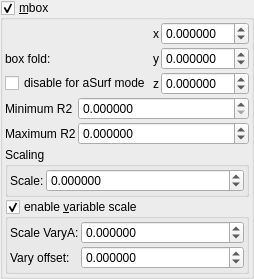
    <widget class="MyGroupBox" name="groupCheck_transf_function_enabledM">
     <property name="title">
      <string>&amp;mbox</string>
     </property>
     <property name="checkable">
      <bool>true</bool>
     </property>
     <layout class="QVBoxLayout" name="verticalLayout_16" stretch="0,0,0,0">
      <property name="spacing">
       <number>2</number>
      </property>
      <property name="leftMargin">
       <number>2</number>
      </property>
      <property name="topMargin">
       <number>2</number>
      </property>
      <property name="rightMargin">
       <number>2</number>
      </property>
      <property name="bottomMargin">
       <number>2</number>
      </property>
      <item>
       <layout class="QGridLayout" name="gridLayout_23" columnstretch="0,0,1">
        <property name="spacing">
         <number>2</number>
        </property>
        <item row="2" column="2">
         <widget class="MyDoubleSpinBox" name="spinbox3_transf_addition_constant_111_x">
          <property name="sizePolicy">
           <sizepolicy hsizetype="Minimum" vsizetype="Maximum">
            <horstretch>0</horstretch>
            <verstretch>0</verstretch>
           </sizepolicy>
          </property>
          <property name="prefix">
           <string/>
          </property>
          <property name="decimals">
           <number>6</number>
          </property>
          <property name="minimum">
           <double>-99.989999999999995</double>
          </property>
          <property name="singleStep">
           <double>0.100000000000000</double>
          </property>
         </widget>
        </item>
        <item row="4" column="1">
         <widget class="QLabel" name="label_124">
          <property name="sizePolicy">
           <sizepolicy hsizetype="Preferred" vsizetype="Preferred">
            <horstretch>0</horstretch>
            <verstretch>0</verstretch>
           </sizepolicy>
          </property>
          <property name="text">
           <string notr="true">z</string>
          </property>
          <property name="alignment">
           <set>Qt::AlignRight|Qt::AlignTrailing|Qt::AlignVCenter</set>
          </property>
         </widget>
        </item>
        <item row="4" column="2">
         <widget class="MyDoubleSpinBox" name="spinbox3_transf_addition_constant_111_z">
          <property name="sizePolicy">
           <sizepolicy hsizetype="Minimum" vsizetype="Maximum">
            <horstretch>0</horstretch>
            <verstretch>0</verstretch>
           </sizepolicy>
          </property>
          <property name="decimals">
           <number>6</number>
          </property>
          <property name="minimum">
           <double>-99.989999999999995</double>
          </property>
          <property name="maximum">
           <double>99.989999999999995</double>
          </property>
          <property name="singleStep">
           <double>0.100000000000000</double>
          </property>
         </widget>
        </item>
        <item row="3" column="2">
         <widget class="MyDoubleSpinBox" name="spinbox3_transf_addition_constant_111_y">
          <property name="sizePolicy">
           <sizepolicy hsizetype="Minimum" vsizetype="Maximum">
            <horstretch>0</horstretch>
            <verstretch>0</verstretch>
           </sizepolicy>
          </property>
          <property name="decimals">
           <number>6</number>
          </property>
          <property name="minimum">
           <double>-99.989999999999995</double>
          </property>
          <property name="maximum">
           <double>99.989999999999995</double>
          </property>
          <property name="singleStep">
           <double>0.100000000000000</double>
          </property>
         </widget>
        </item>
        <item row="3" column="1">
         <widget class="QLabel" name="label_128">
          <property name="sizePolicy">
           <sizepolicy hsizetype="Preferred" vsizetype="Preferred">
            <horstretch>0</horstretch>
            <verstretch>0</verstretch>
           </sizepolicy>
          </property>
          <property name="text">
           <string notr="true">y</string>
          </property>
          <property name="alignment">
           <set>Qt::AlignRight|Qt::AlignTrailing|Qt::AlignVCenter</set>
          </property>
         </widget>
        </item>
        <item row="2" column="1">
         <widget class="QLabel" name="label_129">
          <property name="sizePolicy">
           <sizepolicy hsizetype="Preferred" vsizetype="Preferred">
            <horstretch>0</horstretch>
            <verstretch>0</verstretch>
           </sizepolicy>
          </property>
          <property name="text">
           <string notr="true">x</string>
          </property>
          <property name="alignment">
           <set>Qt::AlignRight|Qt::AlignTrailing|Qt::AlignVCenter</set>
          </property>
         </widget>
        </item>
        <item row="3" column="0">
         <widget class="QLabel" name="label_9">
          <property name="text">
           <string>box fold:</string>
          </property>
         </widget>
        </item>
        <item row="4" column="0">
         <widget class="MyCheckBox" name="checkBox_transf_function_enabled">
          <property name="text">
           <string notr="true">disable for aSurf mode</string>
          </property>
         </widget>
        </item>
       </layout>
      </item>
      <item>
       <layout class="QGridLayout" name="gridLayout_33" columnstretch="0,1">
        <property name="spacing">
         <number>2</number>
        </property>
        <item row="1" column="0">
         <widget class="QLabel" name="label_168">
          <property name="text">
           <string>Minimum R2</string>
          </property>
         </widget>
        </item>
        <item row="1" column="1">
         <widget class="MyDoubleSpinBox" name="spinbox_transf_minR2_p25">
          <property name="sizePolicy">
           <sizepolicy hsizetype="Minimum" vsizetype="Maximum">
            <horstretch>0</horstretch>
            <verstretch>0</verstretch>
           </sizepolicy>
          </property>
          <property name="prefix">
           <string/>
          </property>
          <property name="suffix">
           <string/>
          </property>
          <property name="decimals">
           <number>6</number>
          </property>
          <property name="minimum">
           <double>0.000000000000000</double>
          </property>
          <property name="maximum">
           <double>99.989999999999995</double>
          </property>
          <property name="singleStep">
           <double>0.100000000000000</double>
          </property>
         </widget>
        </item>
        <item row="2" column="0">
         <widget class="QLabel" name="label_167">
          <property name="text">
           <string>Maximum R2</string>
          </property>
         </widget>
        </item>
        <item row="2" column="1">
         <widget class="MyDoubleSpinBox" name="spinbox_transf_maxR2_1">
          <property name="sizePolicy">
           <sizepolicy hsizetype="Minimum" vsizetype="Maximum">
            <horstretch>0</horstretch>
            <verstretch>0</verstretch>
           </sizepolicy>
          </property>
          <property name="prefix">
           <string/>
          </property>
          <property name="suffix">
           <string/>
          </property>
          <property name="decimals">
           <number>6</number>
          </property>
          <property name="minimum">
           <double>-99.989999999999995</double>
          </property>
          <property name="maximum">
           <double>99.989999999999995</double>
          </property>
          <property name="singleStep">
           <double>0.100000000000000</double>
          </property>
         </widget>
        </item>
       </layout>
      </item>
      <item>
       <widget class="QGroupBox" name="groupBox_9">
        <property name="title">
         <string>Scaling</string>
        </property>
        <layout class="QVBoxLayout" name="verticalLayout_13" stretch="0">
         <property name="spacing">
          <number>2</number>
         </property>
         <property name="leftMargin">
          <number>2</number>
         </property>
         <property name="topMargin">
          <number>2</number>
         </property>
         <property name="rightMargin">
          <number>2</number>
         </property>
         <property name="bottomMargin">
          <number>2</number>
         </property>
         <item>
          <layout class="QHBoxLayout" name="horizontalLayout_3" stretch="0,1">
           <property name="topMargin">
            <number>0</number>
           </property>
           <item>
            <widget class="QLabel" name="label_8">
             <property name="text">
              <string>Scale:</string>
             </property>
            </widget>
           </item>
           <item>
            <widget class="MyDoubleSpinBox" name="spinbox_transf_scale_2">
             <property name="sizePolicy">
              <sizepolicy hsizetype="Minimum" vsizetype="Maximum">
               <horstretch>0</horstretch>
               <verstretch>0</verstretch>
              </sizepolicy>
             </property>
             <property name="prefix">
              <string/>
             </property>
             <property name="suffix">
              <string/>
             </property>
             <property name="decimals">
              <number>6</number>
             </property>
             <property name="minimum">
              <double>-99.989999999999995</double>
             </property>
             <property name="maximum">
              <double>99.989999999999995</double>
             </property>
             <property name="singleStep">
              <double>0.100000000000000</double>
             </property>
            </widget>
           </item>
          </layout>
         </item>
        </layout>
       </widget>
      </item>
      <item>
       <widget class="MyGroupBox" name="groupCheck_transf_function_enabledK_false">
        <property name="title">
         <string>enable &amp;variable scale</string>
        </property>
        <property name="checkable">
         <bool>true</bool>
        </property>
        <layout class="QVBoxLayout" name="verticalLayout_15" stretch="0">
         <property name="spacing">
          <number>2</number>
         </property>
         <property name="leftMargin">
          <number>2</number>
         </property>
         <property name="topMargin">
          <number>2</number>
         </property>
         <property name="rightMargin">
          <number>2</number>
         </property>
         <property name="bottomMargin">
          <number>2</number>
         </property>
         <item>
          <layout class="QGridLayout" name="gridLayout_31" columnstretch="0,1">
           <property name="spacing">
            <number>2</number>
           </property>
           <item row="1" column="1">
            <widget class="MyDoubleSpinBox" name="spinbox_transf_scale_vary_0">
             <property name="sizePolicy">
              <sizepolicy hsizetype="Minimum" vsizetype="Maximum">
               <horstretch>0</horstretch>
               <verstretch>0</verstretch>
              </sizepolicy>
             </property>
             <property name="prefix">
              <string/>
             </property>
             <property name="suffix">
              <string/>
             </property>
             <property name="decimals">
              <number>6</number>
             </property>
             <property name="minimum">
              <double>-99.989999999999995</double>
             </property>
             <property name="maximum">
              <double>99.989999999999995</double>
             </property>
             <property name="singleStep">
              <double>0.100000000000000</double>
             </property>
            </widget>
           </item>
           <item row="2" column="1">
            <widget class="MyDoubleSpinBox" name="spinbox_transf_scaleC_1">
             <property name="sizePolicy">
              <sizepolicy hsizetype="Minimum" vsizetype="Maximum">
               <horstretch>0</horstretch>
               <verstretch>0</verstretch>
              </sizepolicy>
             </property>
             <property name="prefix">
              <string/>
             </property>
             <property name="suffix">
              <string/>
             </property>
             <property name="decimals">
              <number>6</number>
             </property>
             <property name="minimum">
              <double>-99.989999999999995</double>
             </property>
             <property name="maximum">
              <double>99.989999999999995</double>
             </property>
             <property name="singleStep">
              <double>0.100000000000000</double>
             </property>
            </widget>
           </item>
           <item row="2" column="0">
            <widget class="QLabel" name="label_150">
             <property name="text">
              <string>Vary offset:</string>
             </property>
            </widget>
           </item>
           <item row="1" column="0">
            <widget class="QLabel" name="label_145">
             <property name="text">
              <string>Scale VaryA:</string>
             </property>
            </widget>
           </item>
          </layout>
         </item>
        </layout>
       </widget>
      </item>
     </layout>
    </widget>
